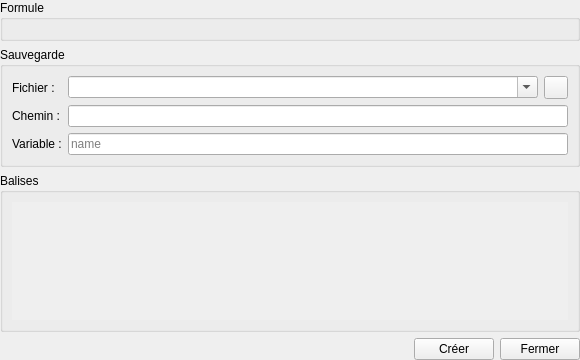
<?xml version="1.0" encoding="UTF-8"?>
<ui version="4.0">
 <class>Form</class>
 <widget class="QWidget" name="Form">
  <property name="geometry">
   <rect>
    <x>0</x>
    <y>0</y>
    <width>580</width>
    <height>360</height>
   </rect>
  </property>
  <property name="windowTitle">
   <string>Form</string>
  </property>
  <layout class="QVBoxLayout" name="verticalLayout" stretch="0,0,1,0">
   <property name="leftMargin">
    <number>0</number>
   </property>
   <property name="topMargin">
    <number>0</number>
   </property>
   <property name="rightMargin">
    <number>0</number>
   </property>
   <property name="bottomMargin">
    <number>0</number>
   </property>
   <item>
    <widget class="QGroupBox" name="gp_code">
     <property name="title">
      <string>Formule</string>
     </property>
     <layout class="QGridLayout" name="layout_code"/>
    </widget>
   </item>
   <item>
    <widget class="QGroupBox" name="gp_save">
     <property name="title">
      <string>Sauvegarde</string>
     </property>
     <layout class="QFormLayout" name="formLayout">
      <item row="0" column="0">
       <widget class="QLabel" name="label">
        <property name="text">
         <string>Fichier :</string>
        </property>
       </widget>
      </item>
      <item row="0" column="1">
       <layout class="QHBoxLayout" name="horizontalLayout_2">
        <item>
         <widget class="QComboBox" name="co_files">
          <property name="editable">
           <bool>true</bool>
          </property>
         </widget>
        </item>
        <item>
         <widget class="QToolButton" name="but_get_file">
          <property name="text">
           <string/>
          </property>
          <property name="icon">
           <iconset>
            <normaloff>../Icons/open.png</normaloff>../Icons/open.png</iconset>
          </property>
         </widget>
        </item>
       </layout>
      </item>
      <item row="1" column="0">
       <widget class="QLabel" name="label_2">
        <property name="text">
         <string>Chemin :</string>
        </property>
       </widget>
      </item>
      <item row="1" column="1">
       <widget class="QLineEdit" name="le_path"/>
      </item>
      <item row="2" column="0">
       <widget class="QLabel" name="label_3">
        <property name="text">
         <string>Variable :</string>
        </property>
       </widget>
      </item>
      <item row="2" column="1">
       <widget class="QLineEdit" name="le_name">
        <property name="placeholderText">
         <string>name</string>
        </property>
       </widget>
      </item>
     </layout>
    </widget>
   </item>
   <item>
    <widget class="QGroupBox" name="gp_beacons">
     <property name="title">
      <string>Balises</string>
     </property>
     <layout class="QVBoxLayout" name="verticalLayout_2">
      <item>
       <widget class="QScrollArea" name="scrollArea">
        <property name="frameShape">
         <enum>QFrame::NoFrame</enum>
        </property>
        <property name="widgetResizable">
         <bool>true</bool>
        </property>
        <property name="alignment">
         <set>Qt::AlignLeading|Qt::AlignLeft|Qt::AlignTop</set>
        </property>
        <widget class="QWidget" name="scrollAreaWidgetContents">
         <property name="geometry">
          <rect>
           <x>0</x>
           <y>0</y>
           <width>560</width>
           <height>141</height>
          </rect>
         </property>
         <layout class="QFormLayout" name="layout_beacons">
          <property name="leftMargin">
           <number>0</number>
          </property>
          <property name="topMargin">
           <number>0</number>
          </property>
          <property name="rightMargin">
           <number>0</number>
          </property>
          <property name="bottomMargin">
           <number>0</number>
          </property>
         </layout>
        </widget>
       </widget>
      </item>
     </layout>
    </widget>
   </item>
   <item>
    <layout class="QHBoxLayout" name="horizontalLayout">
     <item>
      <spacer name="horizontalSpacer">
       <property name="orientation">
        <enum>Qt::Horizontal</enum>
       </property>
       <property name="sizeHint" stdset="0">
        <size>
         <width>40</width>
         <height>20</height>
        </size>
       </property>
      </spacer>
     </item>
     <item>
      <widget class="QPushButton" name="but_create">
       <property name="text">
        <string>Créer</string>
       </property>
       <property name="icon">
        <iconset>
         <normaloff>../Icons/add.png</normaloff>../Icons/add.png</iconset>
       </property>
      </widget>
     </item>
     <item>
      <widget class="QPushButton" name="but_close">
       <property name="text">
        <string>Fermer</string>
       </property>
       <property name="icon">
        <iconset>
         <normaloff>../Icons/close.png</normaloff>../Icons/close.png</iconset>
       </property>
      </widget>
     </item>
    </layout>
   </item>
  </layout>
 </widget>
 <resources/>
 <connections/>
</ui>
